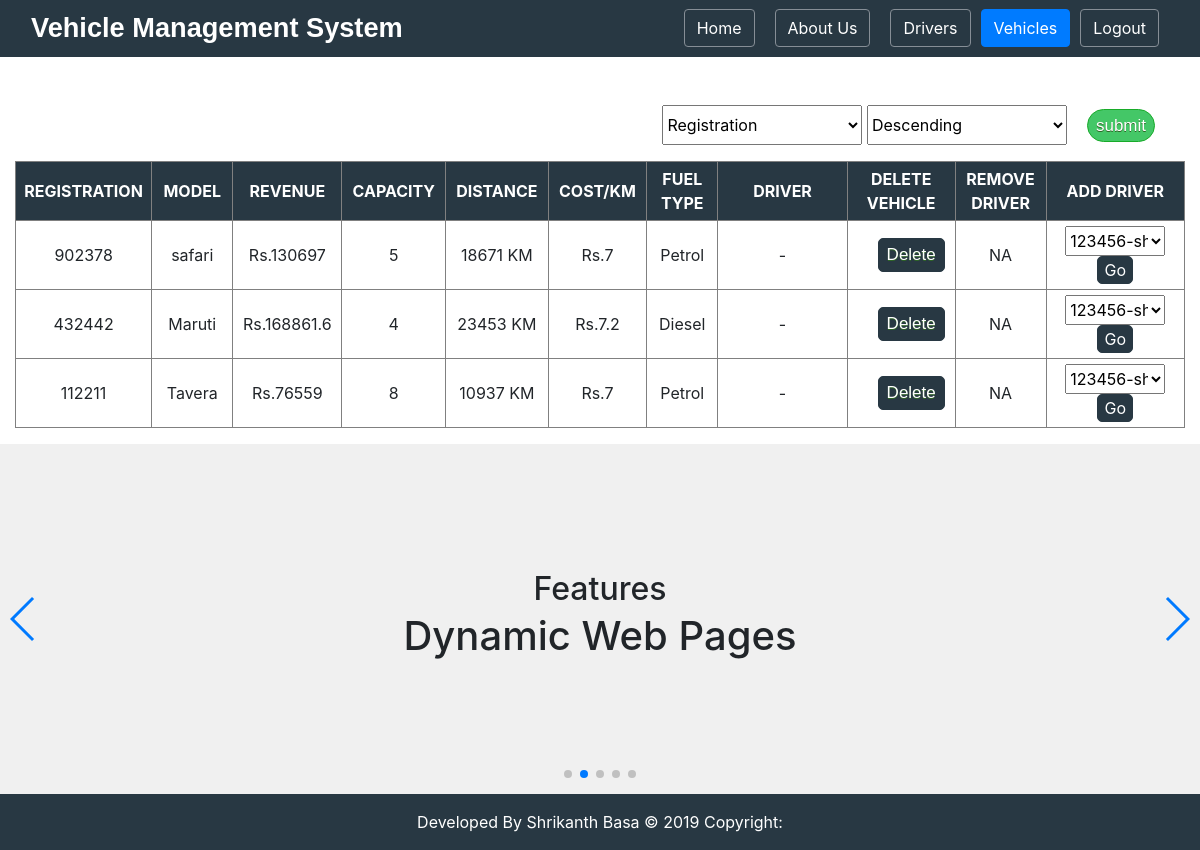
Page /Vehicle.php (signed in) on the committed database.
### tables this page shows
CREATE TABLE `vehicle` (
  `RegNo` int(11) NOT NULL,
  `Model` varchar(15) DEFAULT NULL,
  `Capacity` int(11) DEFAULT NULL,
  `Distance` int(11) DEFAULT NULL,
  `costperkm` float DEFAULT NULL,
  `Fueltype` varchar(8) DEFAULT NULL,
  `FK_BID` varchar(5) DEFAULT NULL,
  `FK_Driver` int(11) DEFAULT NULL
);

### Vehicle.php (the view, shortened to what this page needs)
<?php
  include('head.php');
  include('connection.php');
  $sort = "RegNo";
  $order = "DESC";
 ?>
 <div class="container mt-5" style="text-align:right">
   <form method="post">
   <select name="sort">
     <option <?php if($sort == "RegNo"){ ?> selected<?php } ?>>Registration</option>
   </select>
   <select name="order">
     <option <?php if($order == "DESC"){ ?> selected<?php } ?>>Descending</option>
   <input type="submit" class="myButton" value="submit">
   </form>
 </div>
 <div class="container-fluid mt-3" id="MainContent">
   <center>
  <table border="1px" cellpadding="5px">
    <tr style="background-color:#283843;color:white">
      <th>REGISTRATION</th>
      <th>MODEL</th>
      <th>REVENUE</th>
      <th>CAPACITY</th>
      <th>DISTANCE</th>
      <th>COST/KM</th>
      <th>FUEL TYPE</th>
      <th style="width:700px">DRIVER</th>
      <th>DELETE VEHICLE</th>
      <th>REMOVE DRIVER</th>
      <th style="width:400px">ADD DRIVER</th>
    </tr>
<?php
    $sql = "SELECT * FROM Vehicle WHERE FK_BID = "."'".$_SESSION['BID']."' order by ".$sort." ".$order;
    $result = $conn->query($sql);
    if ($result->num_rows > 0) {
        while($row = $result->fetch_assoc()) {
            ?>
              <tr>
                <?php echo "<td>".$row["RegNo"]."</td>"; ?>
                <?php echo "<td>".$row["Model"]."</td>"; ?>
                <?php echo "<td>Rs.".($row["Distance"])*($row["costperkm"])."</td>"; ?>
                <?php echo "<td>".$row["Capacity"]."</td>"; ?>
                <?php echo "<td>".$row["Distance"]." KM</td>"; ?>
                <?php echo "<td>Rs.".$row["costperkm"]."</td>"; ?>
                <?php echo "<td>".$row["Fueltype"]."</td>"; ?>
                <?php
                if($row['FK_Driver'] != NULL)
                {
                $sql1 = "SELECT Name FROM Driver WHERE Lic_No=".$row['FK_Driver'];
                $result1 = $conn->query($sql1);
                $row1 = $result1->fetch_assoc()
                ?>
                <?php echo "<td>".$row['FK_Driver']."-".$row1['Name']."</td>";}
                else{
                  echo "<td>-</td>";
                }
                 ?>
                <?php echo "<td><a href='method.php?Vehicle=true&Reg=".$row["RegNo"]."'><input type='submit' class='myButton btn1' value='Delete'></a></td>"; ?>
                <?php if($row["FK_Driver"] != NULL){ echo "<td><a href='method.php?Remove=1&Reg=".$row["RegNo"]."'><input type='submit' class='myButton btn1' value='Remove'></a></td>";}else{echo"<td>NA</td>";} ?>
                <?php if($row['FK_Driver'] == NULL) {?>
                  <td>
                    <form <?php echo 'action="AddDriver1.php?Reg='.$row["RegNo"].'"' ?> method="post">
                    <select name="licSelect" style="width:100px;height:30px">
                      <?php
                      $sql2 = "select * from Driver where Lic_No not in(select FK_Driver from Vehicle inner join Driver on Driver.Lic_No=Vehicle.FK_Driver) and FK_BID="."'".$_SESSION["BID"]."'";
                      $result2 = $conn->query($sql2);
                      if ($result2->num_rows > 0) {
                          while($row2 = $result2->fetch_assoc()) {
                            echo "<option>".$row2["Lic_No"]."-".$row2["Name"]."</option>";
                          }
                      }
                      else{
                        echo "<option>No Drivers Available</option>";
                      }
                      ?>
                    </select>
                    <input type="submit" class="btn1" value="Go" style="display:inline-block;">
                    </form>
                  </td>
                <?php }else{echo "<td>NA</td>";} ?>
              </tr>
            <?php
        }
      }else{
        echo "<td colspan=11 style='color:red'>NO VEHICLES CURRENTLY AVAILABLE<a href='home.php'> Add Vehicle?</a></td>";
      }
 ?>
  </table>
</center>
</div>
<?php include('footer.php') ?>

### head.php (shortened to what this page needs)
<!DOCTYPE html>
<html lang="en" dir="ltr">
  <head>
    <link rel="stylesheet" href="https://cdnjs.cloudflare.com/ajax/libs/font-awesome/4.7.0/css/font-awesome.min.css">
    <link rel="stylesheet" href="bootstrap/css/bootstrap.css">
    <link rel="stylesheet" href="cs/animate.css">
    <link rel="stylesheet" href="cs/style.css">
    	<link rel="stylesheet" type="text/css" href="login/vendor/bootstrap/css/bootstrap.min.css">
  </head>
  <body>
    <div>
    <nav class="navbar navbar-expand-lg navbar-dark">
      <div class="container-fluid">
        <span class="float-left navTitle">Vehicle Management System</span>
        <div class="collapse navbar-collapse" id="navbarResponsive">
          <ul class="navbar-nav ml-auto">
            <li class="nav-item active">
            <a href="index.php"><button type="button" <?php if(basename($_SERVER['PHP_SELF'])=="Home.php"){echo 'class="btn btn-primary"';}else{echo 'class="btn btn-secondary"';} ?>>Home</button></a>
            </li>
            <li class="nav-item active">
            <a href="About.php"><button type="button" <?php if(basename($_SERVER['PHP_SELF'])=="About.php"){echo 'class="btn btn-primary"';}else{echo 'class="btn btn-secondary"';} ?>>About Us</button></a>
            </li>
            <?php
            if(isset($_SESSION["Uname"])){?>
              <li class="nav-item active">
                <a href="Driver.php"><button type="button" <?php if(basename($_SERVER['PHP_SELF'])=="Driver.php"){echo 'class="btn btn-primary"';}else{echo 'class="btn btn-secondary"';} ?>>Drivers</button></a>
              </li>
              <li class="nav-item active">
                <a href="Vehicle.php"><button type="button" <?php if(basename($_SERVER['PHP_SELF'])=="Vehicle.php"){echo 'class="btn btn-primary"';}else{echo 'class="btn btn-secondary"';} ?>>Vehicles</button></a>
              </li>
              <li class="nav-item active">
                <a href="method.php?logout=1"><button type="submit" class="btn btn-secondary">Logout</button></a>
              </li>
            <?php } ?>
            </ul>
            </div>
        </div>
    </nav>
    </div>

### footer.php (shortened to what this page needs)
  <link rel="stylesheet" href="cs/swiper.min.css">
</head>
<body>
  <div class="swiper-container">
    <div class="swiper-wrapper">
      <div class="swiper-slide">
        <center>
        <h2>Features</h2>
        <h1>Dynamic Web Pages</h1>
        </center>
      </div>
    </div>
    <div class="swiper-pagination"></div>
    <div class="swiper-button-next"></div>
    <div class="swiper-button-prev"></div>
  </div>
  <footer class="page-footer font-small" style="background-color:#283843;color:white">
    <div class="footer-copyright text-center py-3">
      Developed By Shrikanth Basa © 2019 Copyright:
    </div>
  </footer>
</body>
</html>

### cs/style.css (style rules this page uses)
body { font-family: helvetica; width: 100%; }
.navbar { background-color: #283843; z-index: 2; }
.btn-secondary { background-color: #283843!important; border: none; margin: 0px 10px 0px 10px; }
.navTitle { font-family: helvetica; font-weight: bold; font-size: 1.7em; color: white; }

### Vehicle.php (style rules this page uses)
th,td { width:200px; text-align: center; }
select { height: 40px; width: 200px; }
.myButton { background-color:#44c767; -moz-border-radius:28px; -webkit-border-radius:28px; border-radius:28px; border:1px solid #18ab29; display:inline-block; cursor:pointer; color:#ffffff; font-family:Arial; font-size:17px; padding:3px 8px; text-decoration:none; text-shadow:0px 1px 0px #2f6627; margin-left: 20px; }
.btn1 { background-color: #283843; border:1px solid #283843; border-radius:5px; color:white; }

### footer.php (style rules this page uses)
html, body { position: relative; height: 100%; }
.swiper-container { width: 100%; height: 350px; }
.swiper-slide { text-align: center; font-size: 18px; background: #F0F0F0; display: -webkit-box; display: -ms-flexbox; display: -webkit-flex; display: flex; -webkit-box-pack: center; -ms-flex-pack: center; -webkit-justify-content: center; justify-content: center; -webkit-box-align: center; -ms-flex-align: center; -webkit-align-items: center; align-items: center; }

### rows in the picture
vehicle: RegNo "902378", Model "safari", ($row["Distance"])*($row["costperkm"]) "130697", Capacity "5", Distance "18671", costperkm "7", Fueltype "Petrol", shows "NA"
vehicle: RegNo "432442", Model "Maruti", ($row["Distance"])*($row["costperkm"]) "168861.6", Capacity "4", Distance "23453", costperkm "7.2", Fueltype "Diesel", shows "NA"
vehicle: RegNo "112211", Model "Tavera", ($row["Distance"])*($row["costperkm"]) "76559", Capacity "8", Distance "10937", costperkm "7", Fueltype "Petrol", shows "NA"

### other values in the picture
form field licSelect "123456-shrikanth basa"
